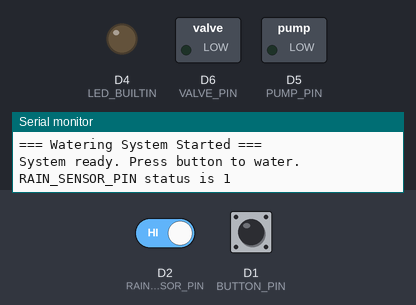
Recording of a program running on a simulated ESP8266 (NodeMCU). On the bench: switched loads named in the program (green lamp = pin HIGH), output pins drawn as LEDs (lit = HIGH, except the on-board LED, lit = LOW), the last lines printed to the serial monitor. Dashed ring = blinking. The test bench sets the inputs (shaded band); at power-on: D1 (BUTTON_PIN) HIGH, D2 (RAIN_SENSOR_PIN) HIGH.

Above: at 1.2 s.
1.3 s: D1 (BUTTON_PIN) pulled LOW for 1 s
At 1.61 s:
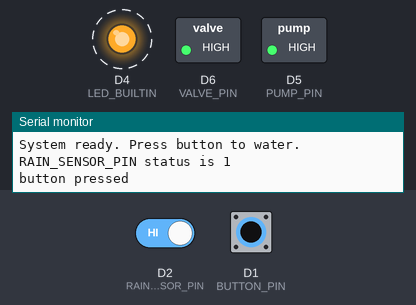
3.8 s: D1 (BUTTON_PIN) pulled LOW for 0.15 s
At 4.4 s:
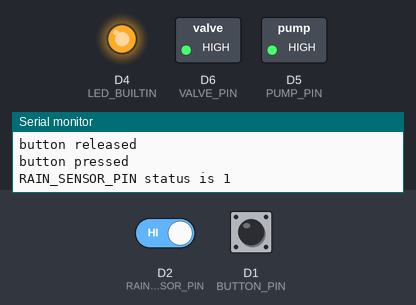
5.4 s: D2 (RAIN_SENSOR_PIN) driven LOW
At 5.9 s:
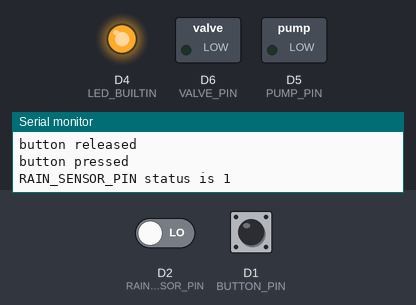
6.9 s: D1 (BUTTON_PIN) pulled LOW for 3.2 s
At 7.07 s:
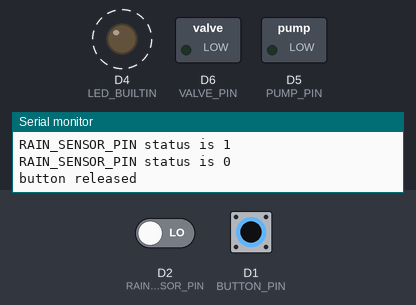
Timing chart, 0 to 11.4 s (numbered marks = the images above; inputs shaded):
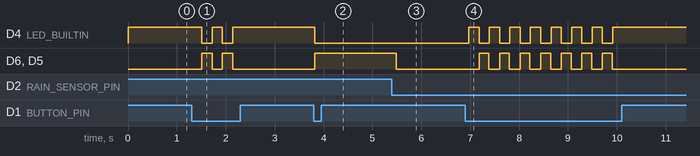

Measured:
- after the input at 1.3 s, D4 (LED_BUILTIN): alternates HIGH for 0.21 s and LOW for 0.21 s, 4 changes in all, then stays HIGH, starting after 0.21 s; D6 (VALVE_PIN), D5 (PUMP_PIN): alternates HIGH for 0.21 s and LOW for 0.21 s, 4 changes in all, then stays LOW, starting after 0.21 s
- after the input at 3.8 s, D4 (LED_BUILTIN): HIGH → LOW at once; D6 (VALVE_PIN), D5 (PUMP_PIN): LOW → HIGH at once
- after the input at 5.4 s, D6 (VALVE_PIN), D5 (PUMP_PIN): HIGH → LOW after 0.09 s
- after the input at 6.9 s, D4 (LED_BUILTIN): alternates HIGH for 0.21 s and LOW for 0.21 s, 15 changes in all, then stays HIGH, starting after 0.07 s; D6 (VALVE_PIN), D5 (PUMP_PIN): alternates HIGH for 0.20 s and LOW for 0.22 s, 14 changes in all, then stays LOW, starting after 0.28 s

The program:

main.cpp
```cpp
#include <Arduino.h>

// Pin definitions
const int BUTTON_PIN = D1;        // Button to trigger watering
const int RAIN_SENSOR_PIN = D2;   // Rain sensor digital output
const int PUMP_PIN = D5;          // Relay for water pump
const int VALVE_PIN = D6;         // Relay for valve

// Variables
bool lastButtonState = HIGH;      // Button with pull-up (HIGH when not pressed)
bool buttonPressed = false;

void setup() {
  // Initialize serial communication
  Serial.begin(9600);
  Serial.println("\n=== Watering System Started ===");

  // Configure pins
  pinMode(BUTTON_PIN, INPUT_PULLUP);
  pinMode(RAIN_SENSOR_PIN, INPUT_PULLUP);
  pinMode(PUMP_PIN, OUTPUT);
  pinMode(VALVE_PIN, OUTPUT);
  pinMode(LED_BUILTIN, OUTPUT);
  digitalWrite(LED_BUILTIN, HIGH);

  // Ensure pump and valve are off initially
  digitalWrite(PUMP_PIN, LOW);
  digitalWrite(VALVE_PIN, LOW);

  Serial.println("System ready. Press button to water.");
}

class ButtonManager {
  private:
    bool buttonPressed, isPumpOn, isValveOpen;
    unsigned long nextLogTime;

  void enablePumpAndValve() {
    digitalWrite(VALVE_PIN, HIGH);
    digitalWrite(PUMP_PIN, HIGH);
    isValveOpen = true;
    isPumpOn = true;
  }

  void disablePumpAndValve() {
    digitalWrite(PUMP_PIN, LOW);
    digitalWrite(VALVE_PIN, LOW);
    isValveOpen = false;
    isPumpOn = false;
  }

  public:
    ButtonManager() : buttonPressed(false), nextLogTime(0) {}

    void processPush() {
      bool currentButtonState = digitalRead(BUTTON_PIN);
      if (currentButtonState == LOW && buttonPressed == false) {
          buttonPressed = true;
          Serial.println("button pressed");
          digitalWrite(LED_BUILTIN, LOW);
          enablePumpAndValve();
      } else if (currentButtonState == LOW && buttonPressed == true) {
          buttonPressed = false;
          digitalWrite(LED_BUILTIN, HIGH);
          disablePumpAndValve();
          Serial.println("button released");
      }
      delay(200);
    }

    void processState() {
      bool rainSensorState = digitalRead(RAIN_SENSOR_PIN);
      if (isValveOpen == true && rainSensorState == LOW) {
        disablePumpAndValve();
      }
    }

    void publishState() {
      bool rainSensorState = digitalRead(RAIN_SENSOR_PIN);
      if (millis() > nextLogTime) {
        Serial.println("RAIN_SENSOR_PIN status is " + String(rainSensorState));
        nextLogTime = millis() + 2000;
      }
    }
};

enum ValveState {
    VALVE_CLOSED = 0,
    VALVE_OPEN = 1
};

enum PumpState {
    PUMP_OFF = 0,
    PUMP_ON = 1
};

//global instance
ButtonManager buttonManager;

void loop() {
  buttonManager.publishState();
  buttonManager.processPush();
  buttonManager.processState();

  delay(10); // Small delay for stability
}
```
